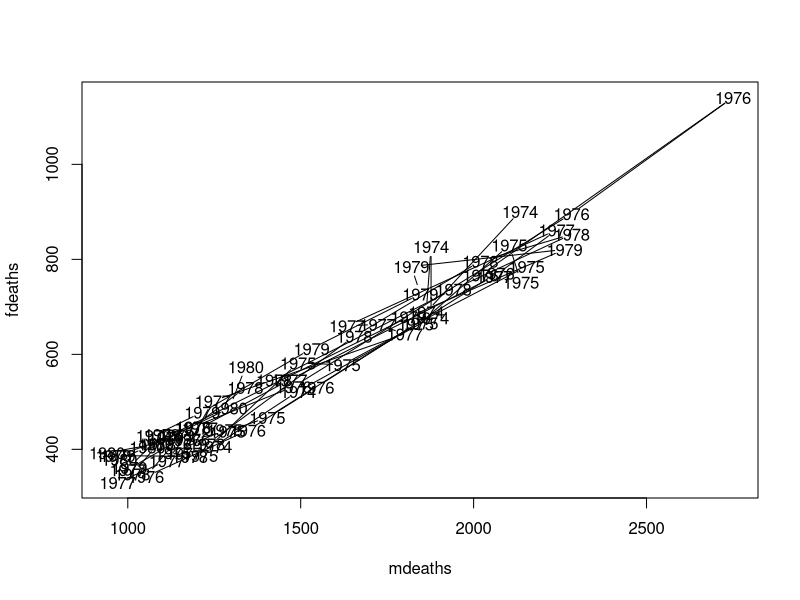

Write the R code that produced this figure. (Note: this script raises an error after producing the figure.)
#Monthly Deaths from Lung Diseases in the UK
#both sexes (ldeaths), males (mdeaths) and females (fdeaths).

yr <- floor(tt <- time(mdeaths)) #sampling times
yr
tt
plot(mdeaths, fdeaths)
###
m_fit <- auto.arima(mdeaths)
forecast(m_fit, 5)
plot(forecast(m_fit, 5), xlab ="Monthely Data",
     ylab ="Cases",
     main ="Male", col.main ="darkgreen")


###
f_fit <- auto.arima(fdeaths)
forecast(f_fit, 5)
plot(forecast(f_fit, 5), xlab ="Monthely Data",
     ylab ="Cases",
     main ="Female", col.main ="darkgreen")
###
data(AirPassengers)
class(AirPassengers)
AirPassengers
plot(AirPassengers)
reg=lm(AirPassengers~time(AirPassengers))
abline(reg)
summary(reg)

a_fit <- auto.arima(AirPassengers)
plot(forecast(a_fit, 5), xlab ="Monthely Data",
     ylab ="Monthly",
     main ="AirPassengers", col.main ="darkgreen")

